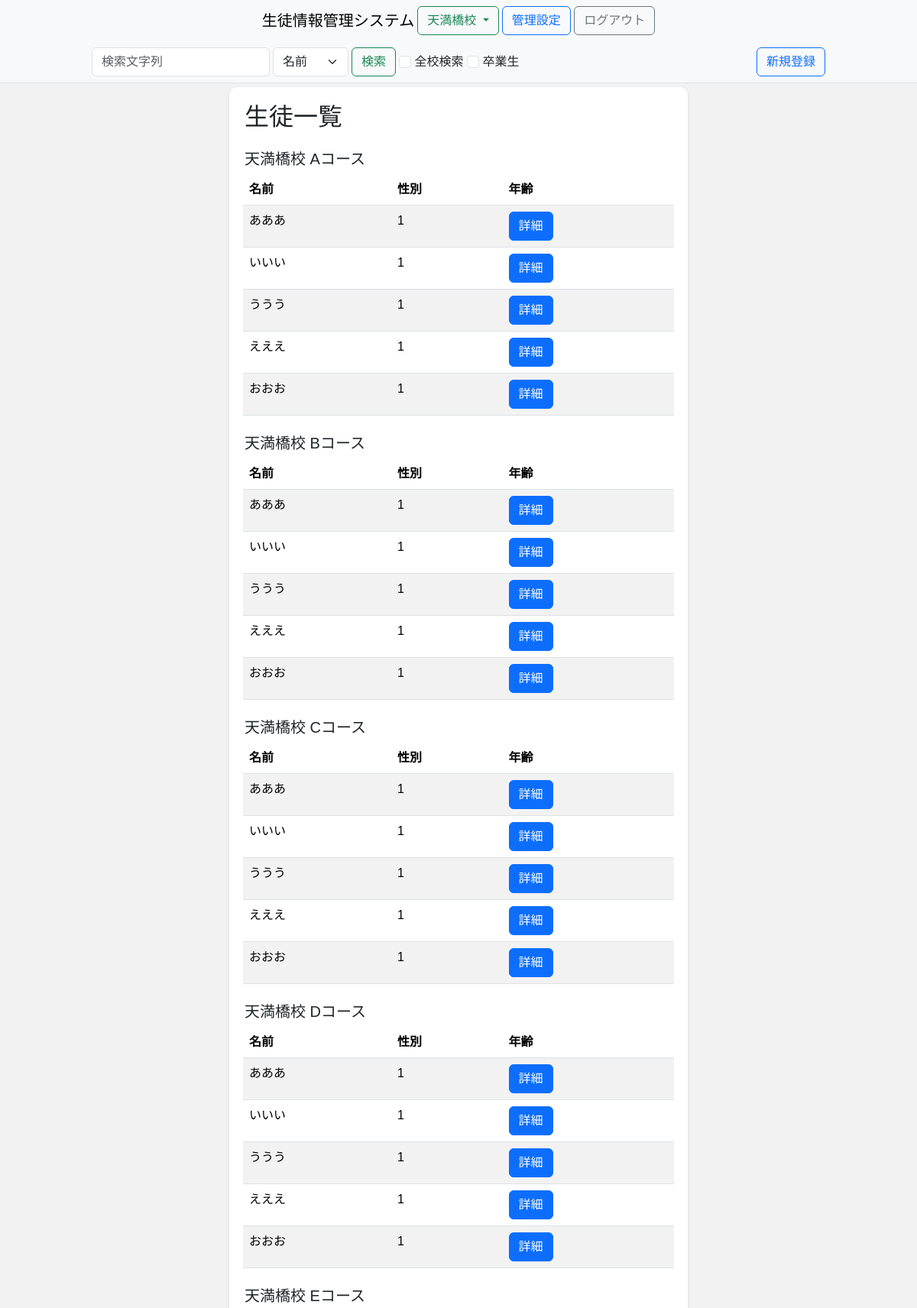
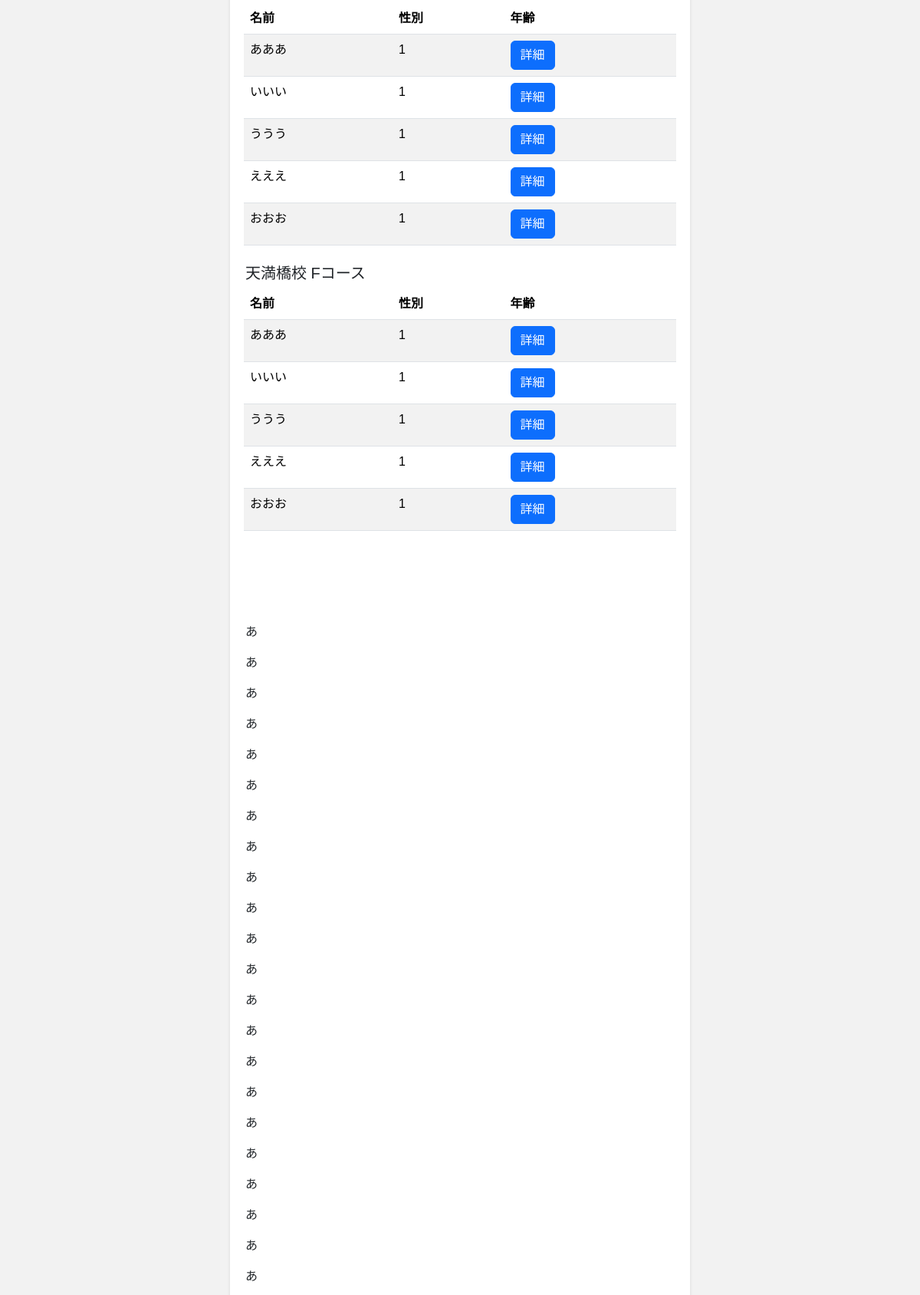
The app's page /天満橋校/student_list (signed in, upper part) with its own data (2 pictures, top to bottom).
### SIMS/models/__init__.py (models this page shows, shortened)
class Class(db.Model):
    __tablename__ = 'class'
    id = Column(Integer, primary_key=True, autoincrement=True)
    name = Column(String(64))
    def getData(self):
        return {
            'id': int(self.id),
            'name': str(self.name)
        }

class Student(db.Model):
    __tablename__ = 'student'
    id = Column(Integer, primary_key=True, autoincrement=True)
    name = Column(String(64))
    school = Column(String(64))
    class_name = Column(String(64))
    gender = Column(Integer)
    birthday = Column(DateTime)
    address = Column(String(64))
    phone = Column(String(13))
    email = Column(String(64))
    gmail = Column(String(64))
    note = Column(String(400))
    def getData(self):
        birthday = self.birthday.strftime('%Y-%m-%d')
        int(self.gender)
        return {
            'id': int(self.id),
            'name': str(self.name),
            'school': str(self.school),
            'class_name': str(self.class_name),
            'gender': int(self.gender),
            'birthday': str(birthday),
            'address': str(self.address),
            'phone': str(self.phone),
            'email': str(self.email),
            'email_school': str(self.gmail),
            'note': str(self.note)
        }

### SIMS/views/student_list.py (the view)
@bp.route('/<school>/student_list')
@login_required
def student_list(school):
    schools = School.query.all()
    schools = [school.getData() for school in schools]
    students_by_class = get_divide_students_by_class(school)
    if school not in [school['name'] for school in schools]:
        return redirect('/')
    return render_template('student_list.html', students_by_class=students_by_class, schools=schools, school=school)

### SIMS/models/__init__.py (called while the page is built)
def get_divide_students_by_class(school):
    if school is None:
        students = Student.query.all()
    else:
        students = Student.query.filter_by(school=school).all()
    students = [student.getData() for student in students]
    classes = Class.query.all()
    classes = [cls.getData() for cls in classes]
    students_by_class = []
    for cls in classes:
        students_by_class.append({
            'class_name': cls['name'],
            'students': [student for student in students if student['class_name'] == cls['name']]
        })
    return students_by_class

    def getData(self):
        return {
            'id': int(self.id),
            'name': str(self.name)
        }

### SIMS/user_auth.py (called while the page is built)
    @login_manager.user_loader
    def load_user(user_id):
        return User.query.get(user_id)

### SIMS/templates/student_list.html (shortened to what this page needs)
{% set subTitle = '生徒一覧' %}
{% set studentSearch = True %}
{% extends 'layout.html' %}
{% block contents %}
<link rel="stylesheet" href="{{ url_for('static', filename='css/student_list.css') }}"></link>
{{ super() }}
<div class="container">
    <h2>生徒一覧</h2>
    {% for list in students_by_class %}
        {% if list.students|length > 0 %}
        <div class="row g-1 mt-3">
            <div class="col-auto">
                <h5 class="pt-1">{{ school }} {{ list.class_name }}</h5>
            </div>
        </div>
        <div class="row g-1">
            <table id="student-table" class="table table-striped table-hover mb-0">
                <thead>
                    <tr>
                        <th>名前</th>
                        <th>性別</th>
                        <th>年齢</th>
                    </tr>
                </thead>
                <tbody>
                {% for student in list.students %}
                <tr>
                    <td>{{ student.name }}</td>
                    <td>{{ student.gender }}</td>
                    <td>
                        <button class="btn btn-primary" name="edit-student" onclick="location.href='/{{ school.name }}/student_detail/{{ student.id }}'">詳細</button>
                    </td>
                </tr>
                {% endfor %}
                </tbody>
            </table>
        </div>
        {% endif %}
    {% endfor %}
    <br>
    <br>
    <br>
    <br>
    <br>
    <p>あ</p>
    <p>あ</p>
    <p>あ</p>
    <p>あ</p>
    <p>あ</p>
    <p>あ</p>
    <p>あ</p>
    <p>あ</p>
    <p>あ</p>
    <p>あ</p>
    <p>あ</p>
    <p>あ</p>
    <p>あ</p>
    <p>あ</p>
    <p>あ</p>
    <p>あ</p>
    <p>あ</p>
    <p>あ</p>
    <p>あ</p>
    <p>あ</p>
    <p>あ</p>
    <p>あ</p>
</div>
{% endblock %}

### SIMS/static/css/student_list.css (style rules this page uses)
body { font-family: Arial, sans-serif; background-color: #f2f2f2; }
:not(header) > .container { max-width: 600px; margin: 5px auto; padding: 20px; background-color: #ffffff; border-radius: 10px; box-shadow: 0 2px 4px rgba(0, 0, 0, 0.1); }

### records on screen
Class: school "天満橋校", class_name "Aコース"
Student: name "あああ", gender "1"
Student: name "いいい", gender "1"
Student: name "ううう", gender "1"
Student: name "えええ", gender "1"
Student: name "おおお", gender "1"
Class: school "天満橋校", class_name "Bコース"
Student: name "あああ", gender "1"
Student: name "いいい", gender "1"
Student: name "ううう", gender "1"
Student: name "えええ", gender "1"
Student: name "おおお", gender "1"
Class: school "天満橋校", class_name "Cコース"
Student: name "あああ", gender "1"
Student: name "いいい", gender "1"
Student: name "ううう", gender "1"
Student: name "えええ", gender "1"
Student: name "おおお", gender "1"
Class: school "天満橋校", class_name "Dコース"
Student: name "あああ", gender "1"
Student: name "いいい", gender "1"
Student: name "ううう", gender "1"
Student: name "えええ", gender "1"
Student: name "おおお", gender "1"
Class: school "天満橋校", class_name "Eコース"
Student: name "あああ", gender "1"
Student: name "いいい", gender "1"
Student: name "ううう", gender "1"
Student: name "えええ", gender "1"
Student: name "おおお", gender "1"
Class: school "天満橋校", class_name "Fコース"
Student: name "あああ", gender "1"
Student: name "いいい", gender "1"
Student: name "ううう", gender "1"
Student: name "えええ", gender "1"
Student: name "おおお", gender "1"

### other values on screen
{{ title }} "生徒情報管理システム"
{{ school }} "天満橋校"
